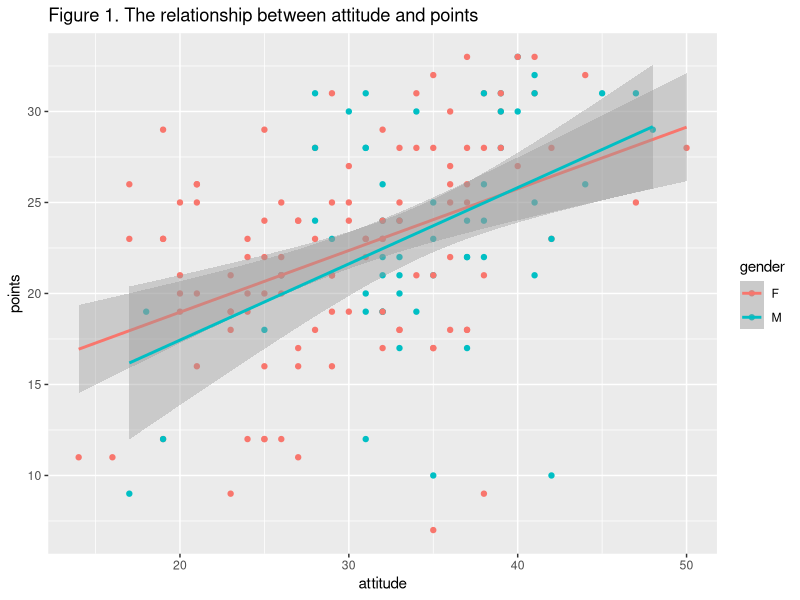
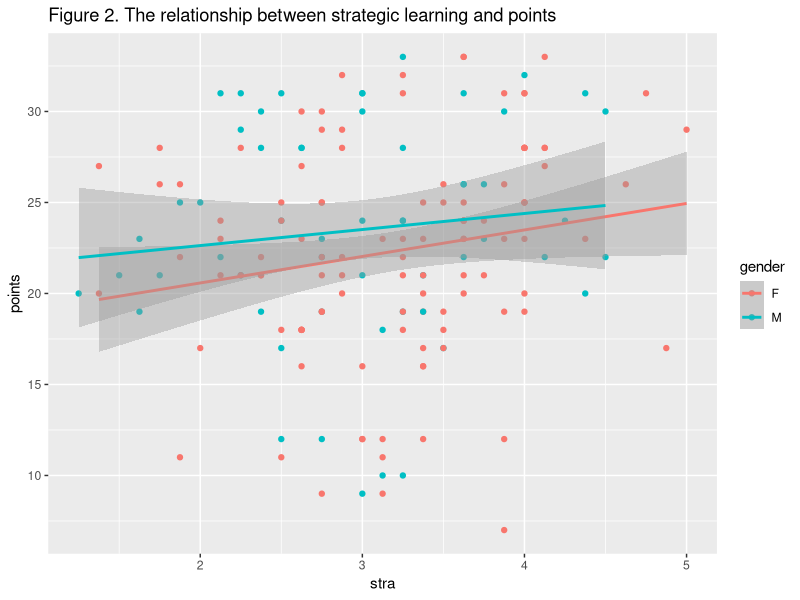
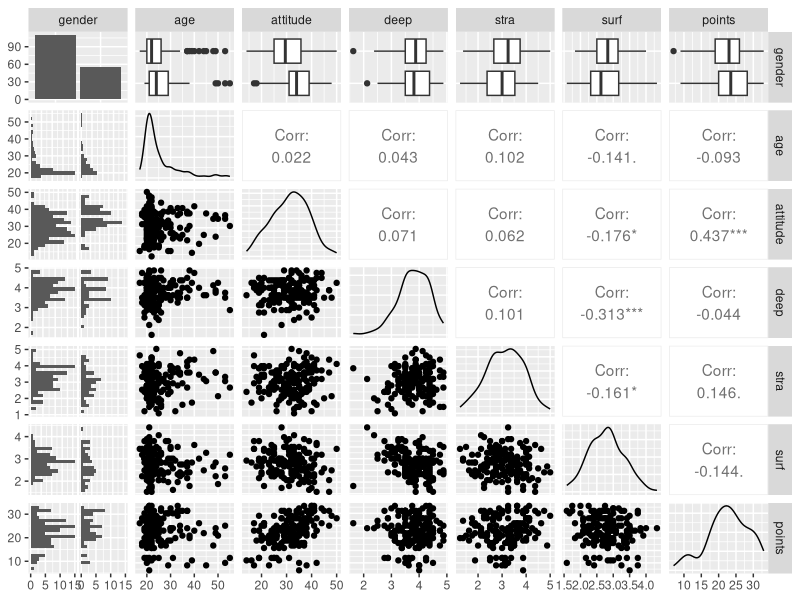
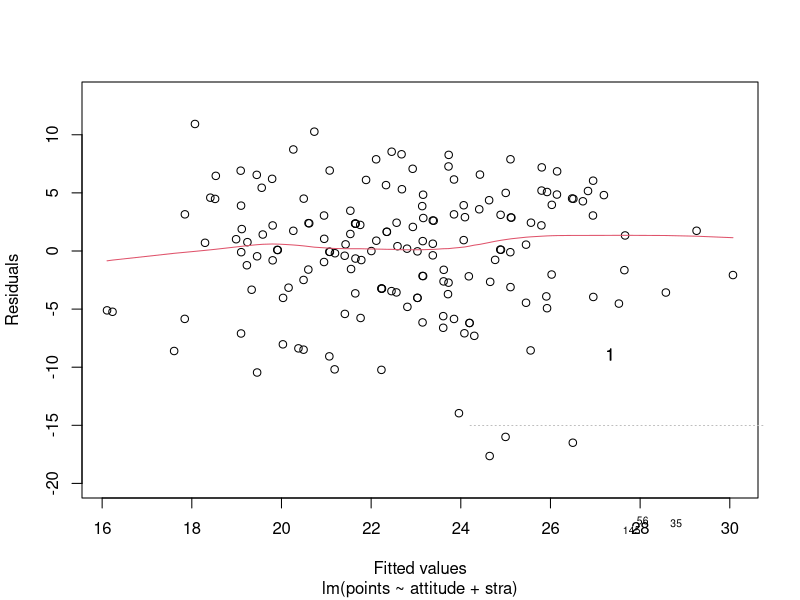
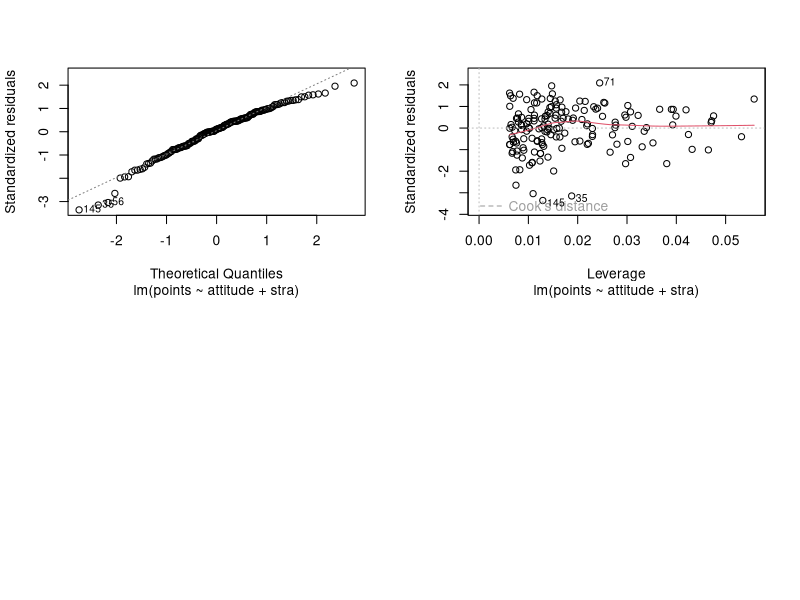

Reproduce these figures in R, in order.
## ---- chunk 1

getwd()

lrn2014 <- read.csv("learning2014.csv")

head(lrn2014)
## ---- chunk 2
str(lrn2014)
dim(lrn2014)
## ---- chunk 3
summary(lrn2014)
library(ggplot2)
## ---- chunk 4
A <- ggplot(lrn2014, aes(x= attitude, y=points, col=gender))
B <- A +geom_point()
C <- B + geom_smooth(method = "lm")
Figure1 <- C + ggtitle("Figure 1. The relationship between attitude and points")
Figure1
## ---- chunk 5
D <- ggplot(lrn2014, aes(x=stra, y=points, col=gender))
D1 <- D + geom_point()
D2 <- D1 + geom_smooth(method="lm")
Figure2 <- D2 + ggtitle("Figure 2. The relationship between strategic learning and points")
Figure2
## ---- chunk 6
library(GGally)
ggpairs(lrn2014, lower= list(combo = wrap("facethist", bins = 20)))
## ---- chunk 7
my_reg <- lm(points ~ attitude + stra + surf, data = lrn2014 )
summary(my_reg)
## ---- chunk 8
my_reg2 <- lm(points ~ attitude + stra, data = lrn2014)
summary(my_reg2)
## ---- chunk 9
my_reg3 <- lm(points ~ attitude, data=lrn2014)
summary(my_reg3)
## ---- chunk 10
errors <- plot(my_reg2, which= c(1,2,5), par(mfrow= c(2,2)))
